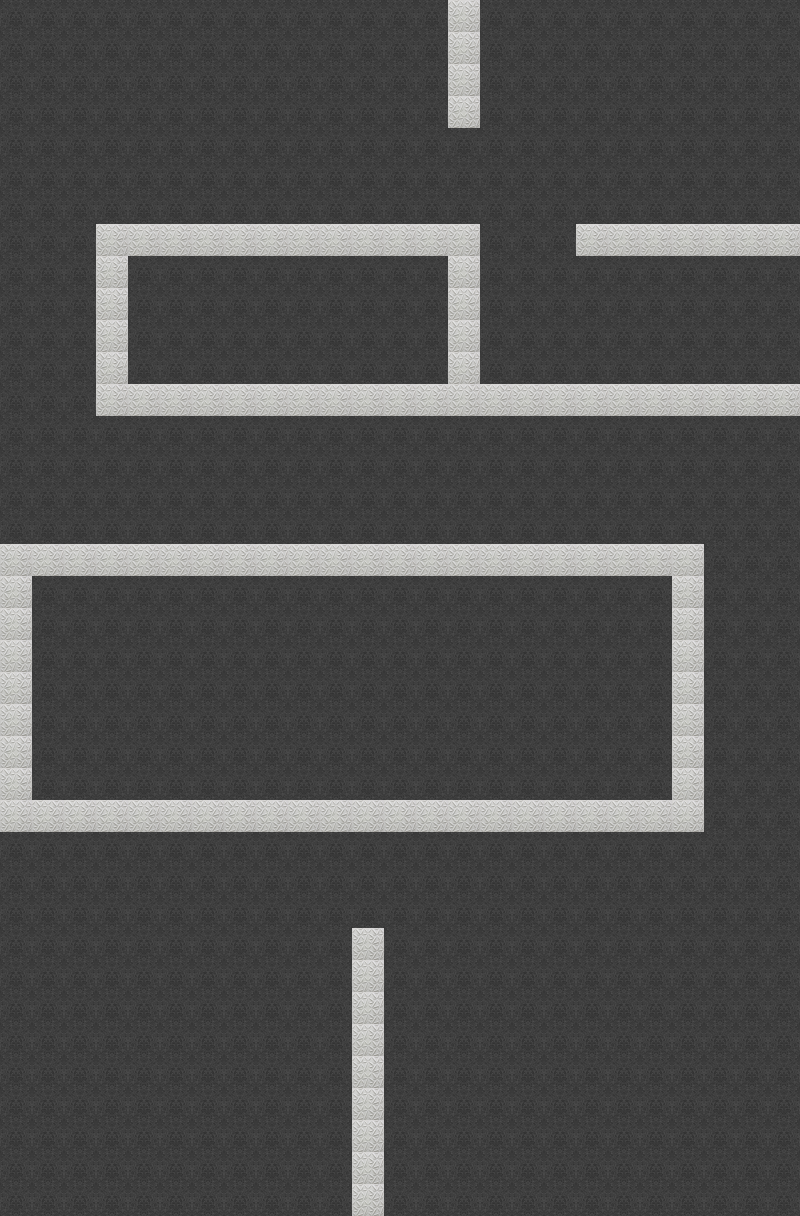

A level layout from a 2D game, rendered from its tile map. Below: a short description, then the map file with tile-grid data replaced by summaries:
An orthogonal 25x38 tile map with 32x32 px tiles, 2 tile layers (Floor-Layer, Wall-Layer), 3 tilesets and 6 objects.

<map version="1.0" orientation="orthogonal" renderorder="right-down" width="25" height="38" tilewidth="32" tileheight="32" nextobjectid="63">
 <tileset firstgid="1" name="Floor-Lvl1" tilewidth="32" tileheight="32">
  <image source="tile1_32x32.png" width="32" height="32" />
 </tileset>
 <tileset firstgid="2" name="Wall-Lvl1" tilewidth="32" tileheight="32">
  <image source="wall_silver_32x32.png" width="32" height="32" />
  <tile id="0">
   <properties>
    <property name="blocked" value="1" />
   </properties>
  </tile>
 </tileset>
 <tileset firstgid="3" name="blankTile" tilewidth="32" tileheight="32">
  <image source="blankTile.png" trans="ff00ff" width="32" height="32" />
 </tileset>
 <layer name="Floor-Layer" width="25" height="38">
  <data>[950 cells, 950 non-empty, 1 distinct tile ids]</data>
 </layer>
 <layer name="Wall-Layer" width="25" height="38">
  <data>[950 cells, 950 non-empty, 2 distinct tile ids]</data>
 </layer>
 <objectgroup name="Collision">
  <object id="57" x="448" y="0" width="32" height="128" />
  <object id="58" x="576" y="224" width="224" height="32" />
  <object id="59" x="96" y="224" width="384" height="192" />
  <object id="60" x="480" y="384" width="320" height="32" />
  <object id="61" x="0" y="544" width="704" height="288" />
  <object id="62" x="352" y="928" width="32" height="288" />
 </objectgroup>
</map>
